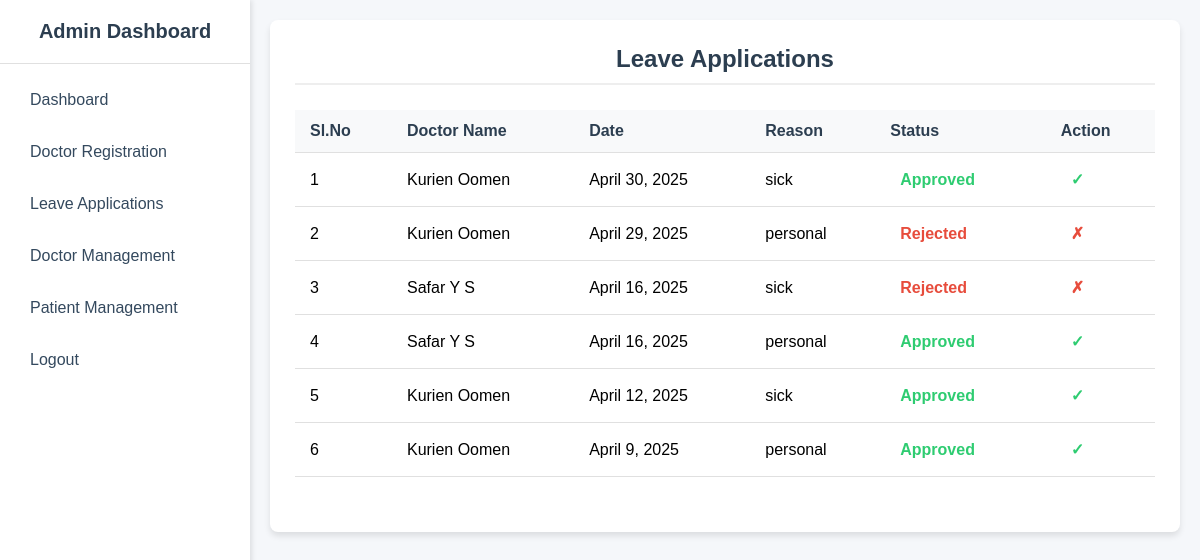
Page /manage-leaves/ (signed in) on the earlier database version.
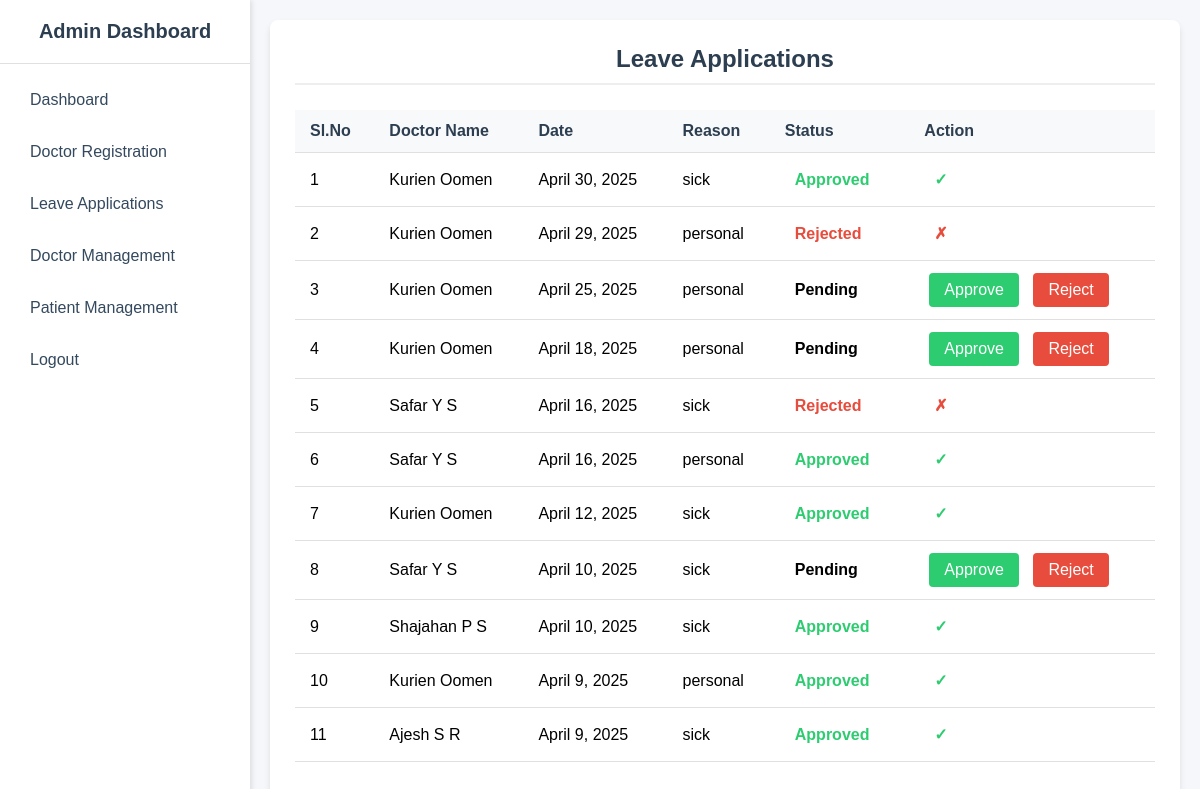
Same page on the later database version.
### doctor/models.py (models this page shows)
class Leave_doctor(models.Model):
    userid = models.ForeignKey(user, on_delete=models.CASCADE)
    date=models.DateField()
    reason=models.TextField()
    status=models.IntegerField()

### predict/models.py (models this page shows)
class user(models.Model):
    firstname=models.CharField(max_length=255)
    lastname=models.CharField(max_length=255)
    email=models.EmailField(unique=True)
    phone=models.CharField(max_length=12)
    password=models.CharField(max_length=20)
    role=models.CharField(max_length=20)

### admin/views.py (the view)
# urls.py: path('manage-leaves/', views.manage_leave_requests, name='manage_leave_requests'),
def manage_leave_requests(request):
    if not request.session.get('user_id'):
        return redirect('login')
    leaves = Leave_doctor.objects.select_related('userid').order_by('-date')
    return render(request, 'manage-leaves.html', {'leaves': leaves})

### admin/templates/manage-leaves.html (shortened to what this page needs)
<!DOCTYPE html>
<html lang="en">
<head>
</head>
<body>
    <div class="sidebar">
        <div class="sidebar-header">
            Admin Dashboard
        </div>
        <div class="sidebar-menu">
            <label for="dashboard-radio">Dashboard</label>
            <a href="{% url 'doctorregister' %}"> <label for="doctor-registration-radio">Doctor Registration</label></a>
            <a href="{% url 'manage_leave_requests' %}"> <label for="doctor-registration-radio">Leave Applications</label></a>
            <a href="{% url 'manage_doctors' %}"> <label for="doctor-registration-radio">Doctor Management</label></a>
            <a href="{% url 'manage_patients' %}"> <label for="doctor-registration-radio">Patient Management</label></a>
            <a href="{% url 'logout_view' %}"> <label for="dashboard-radio">Logout</label></a>
        </div>
    </div>
    <div class="main-content">
        <div class="content-section">
            <h2>Leave Applications</h2>
            <table>
                <thead>
                    <tr>
                        <th>Sl.No</th>
                        <th>Doctor Name</th>
                        <th>Date</th>
                        <th>Reason</th>
                        <th>Status</th>
                        <th>Action</th>
                    </tr>
                </thead>
                <tbody>
                    {% for leave in leaves %}
                    <tr>
                        <td>{{ forloop.counter }}</td>
                        <td>{{ leave.userid.firstname }} {{ leave.userid.lastname }}</td>
                        <td>{{ leave.date }}</td>
                        <td>{{ leave.reason }}</td>
                        <td>
                            {% if leave.status == 1 %}
                                <span class="status status-approved">Approved</span>
                            {% elif leave.status == 2 %}
                                <span class="status status-rejected">Rejected</span>
                            {% else %}
                                <span class="status">Pending</span>
                            {% endif %}
                        </td>
                        <td>
                            {% if leave.status == 0 %}
                                <a href="{% url 'update_leave_status' leave.id 'approve' %}" class="btn approve">Approve</a>
                                <a href="{% url 'update_leave_status' leave.id 'reject' %}" class="btn reject">Reject</a>
                            {% elif leave.status == 1 %}
                                <span class="status status-approved">✓</span>
                            {% elif leave.status == 2 %}
                                <span class="status status-rejected">✗</span>
                            {% endif %}
                        </td>
                    </tr>
                    {% empty %}
                    <tr>
                        <td colspan="6" class="empty-message">No leave applications found.</td>
                    </tr>
                    {% endfor %}
                </tbody>
            </table>
        </div>
    </div>
</body>
</html>

Differences in the rows shown:
added Leave_doctor: userid.firstname "Kurien", userid.lastname "Oomen", date "April 25, 2025", reason "personal", status "Pending"
added Leave_doctor: userid.firstname "Kurien", userid.lastname "Oomen", date "April 18, 2025", reason "personal", status "Pending"
added Leave_doctor: userid.firstname "Safar", userid.lastname "Y S", date "April 10, 2025", reason "sick", status "Pending"
added Leave_doctor: userid.firstname "Shajahan", userid.lastname "P S", date "April 10, 2025", reason "sick", status "Approved"
added Leave_doctor: userid.firstname "Ajesh", userid.lastname "S R", date "April 9, 2025", reason "sick", status "Approved"
